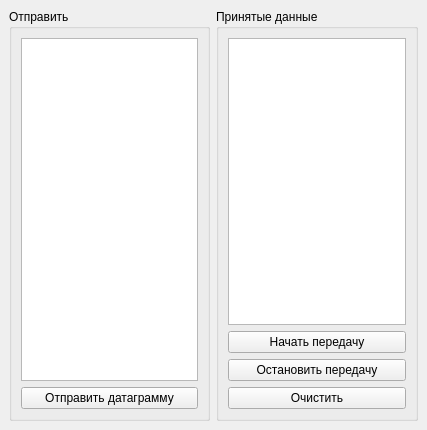
<?xml version="1.0" encoding="UTF-8"?>
<ui version="4.0">
 <class>MainWindow</class>
 <widget class="QMainWindow" name="MainWindow">
  <property name="geometry">
   <rect>
    <x>0</x>
    <y>0</y>
    <width>427</width>
    <height>430</height>
   </rect>
  </property>
  <property name="windowTitle">
   <string>MainWindow</string>
  </property>
  <widget class="QWidget" name="centralwidget">
   <layout class="QHBoxLayout" name="horizontalLayout">
    <item>
     <widget class="QGroupBox" name="gb_send">
      <property name="title">
       <string>Отправить</string>
      </property>
      <layout class="QVBoxLayout" name="verticalLayout_2">
       <item>
        <widget class="QTextEdit" name="te_input"/>
       </item>
       <item>
        <widget class="QPushButton" name="pb_send">
         <property name="text">
          <string>Отправить датаграмму</string>
         </property>
        </widget>
       </item>
      </layout>
     </widget>
    </item>
    <item>
     <widget class="QGroupBox" name="gb_receive">
      <property name="title">
       <string>Принятые данные</string>
      </property>
      <layout class="QVBoxLayout" name="verticalLayout">
       <item>
        <widget class="QTextEdit" name="te_result"/>
       </item>
       <item>
        <widget class="QPushButton" name="pb_start">
         <property name="text">
          <string>Начать передачу</string>
         </property>
        </widget>
       </item>
       <item>
        <widget class="QPushButton" name="pb_stop">
         <property name="text">
          <string>Остановить передачу</string>
         </property>
        </widget>
       </item>
       <item>
        <widget class="QPushButton" name="pb_clean">
         <property name="text">
          <string>Очистить</string>
         </property>
        </widget>
       </item>
      </layout>
     </widget>
    </item>
   </layout>
  </widget>
 </widget>
 <resources/>
 <connections/>
</ui>
